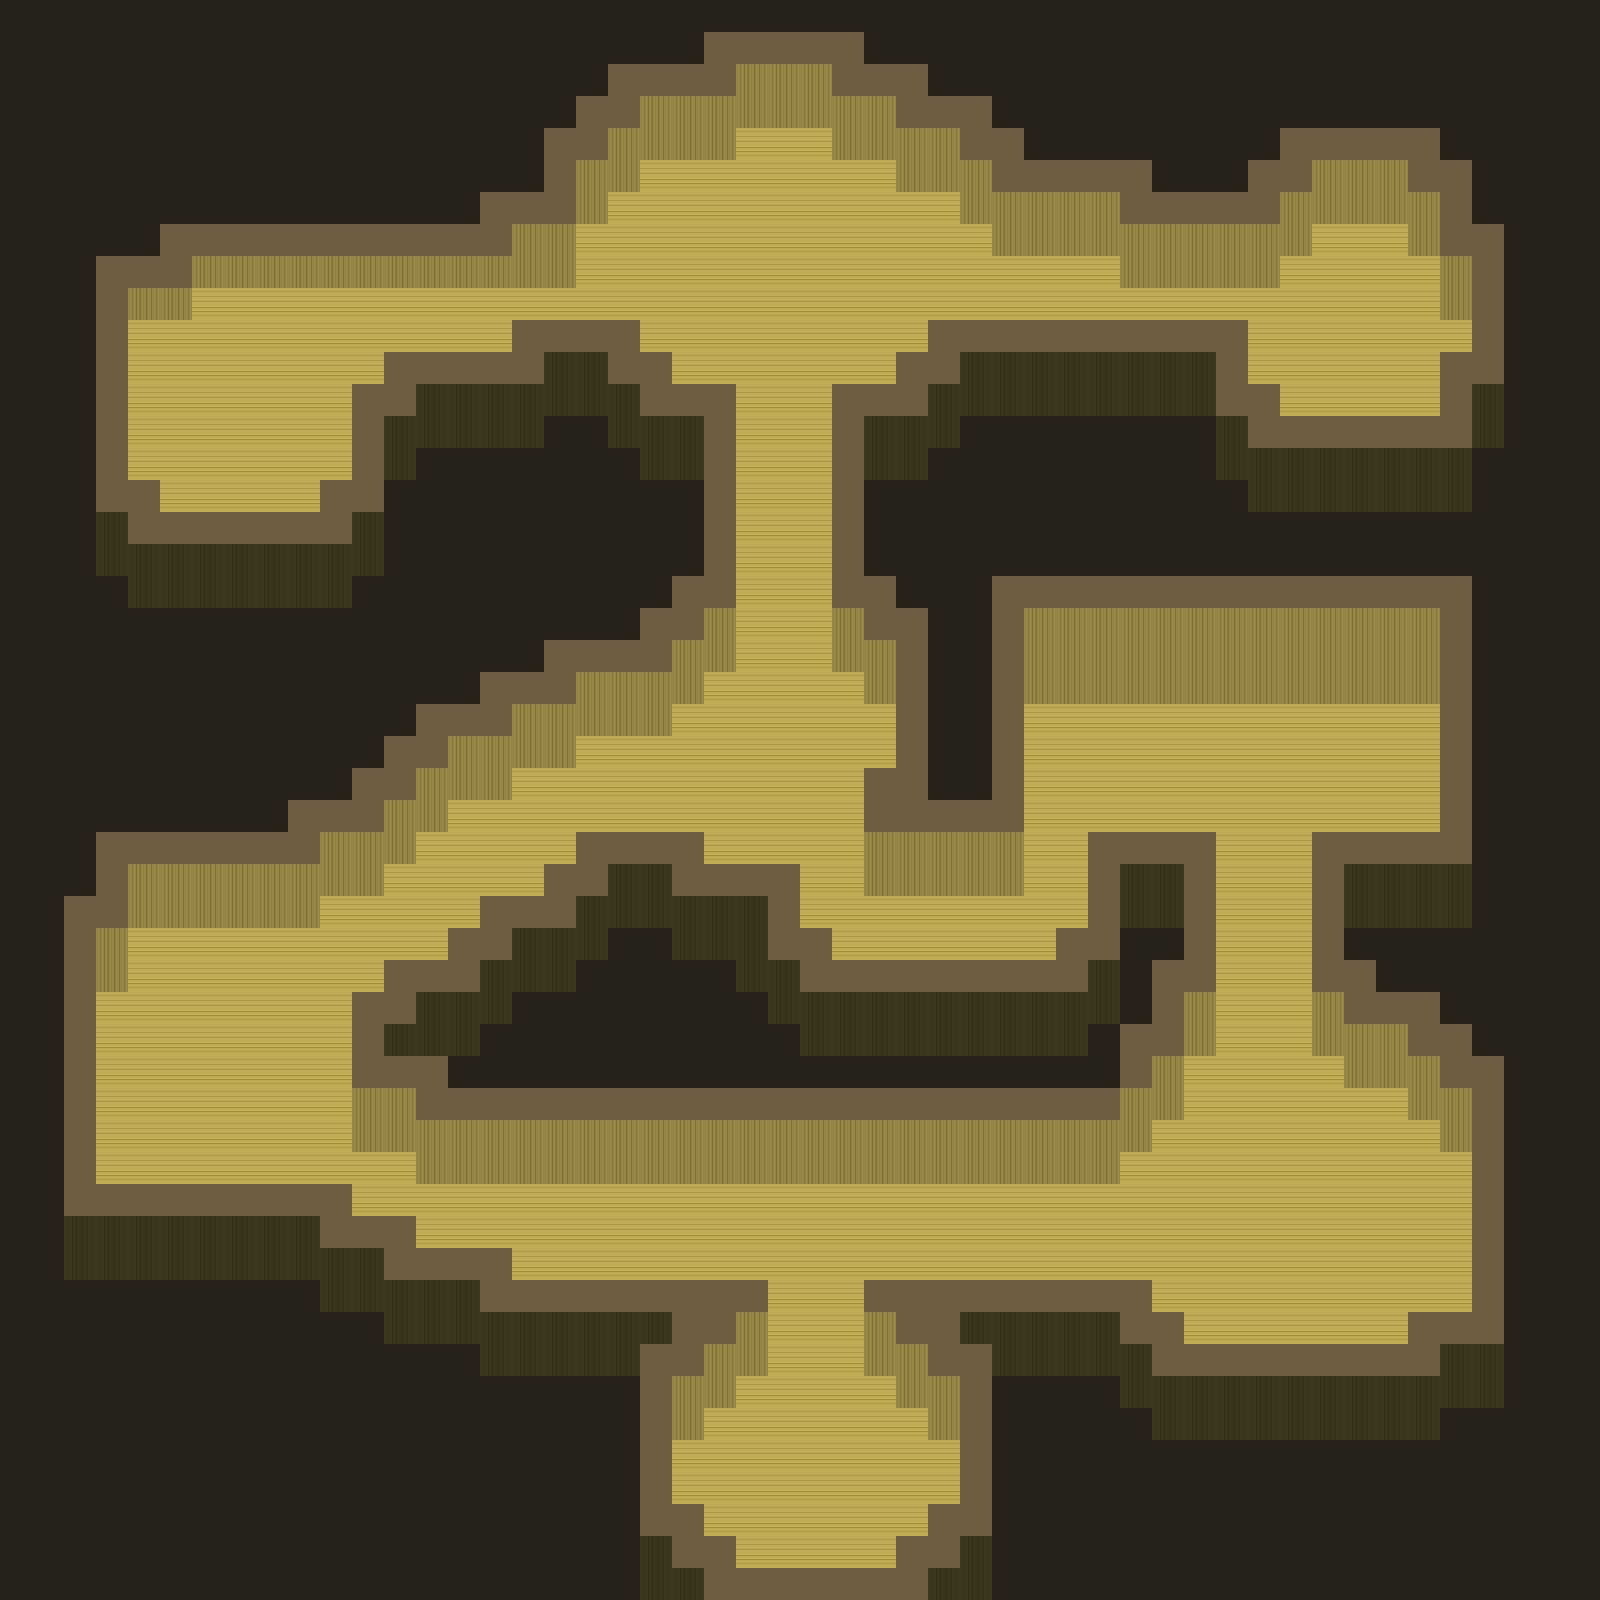

A 2D game scene composited from a Tiled map and its tileset images. What follows is a short description and the map's XML, with each tile layer's data collapsed to a summary:
An orthogonal 50x50 tile map with 32x32 px tiles, 1 tile layer (Camada de Tiles 1).

<map version="1.0" orientation="orthogonal" renderorder="right-down" width="50" height="50" tilewidth="32" tileheight="32" backgroundcolor="#272419" nextobjectid="1">
 <tileset firstgid="1" name="Tileset" tilewidth="32" tileheight="32" tilecount="100">
  <image source="../Resources/tiles_reference.png" width="320" height="320" />
 </tileset>
 <layer name="Camada de Tiles 1" width="50" height="50">
  <data>[2500 cells, 1483 non-empty, 4 distinct tile ids]</data>
 </layer>
</map>